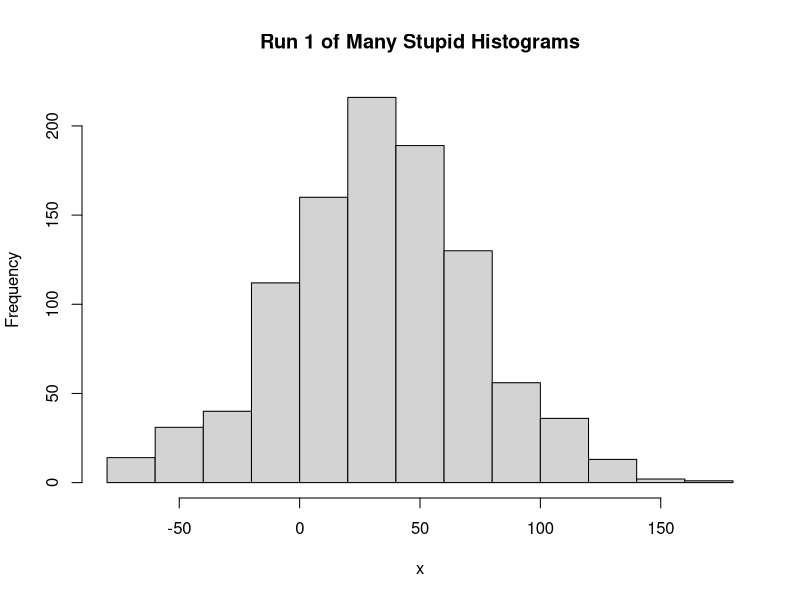

The R source for this figure:
## Paul Johnson
## 2012-10-22

## I returned to this after a long hiatus. I decided to clean up the
## code so it serves as a good, general example of processing command
## line arguments.

## To get the idea of what this does, run this in the shell:

## R  -f r-commandline.R --args myMeanN=88.1231 runI=31 whateverC="hell" nofcasesI=232

## R  -f r-commandline.R --args myMeanN=88.1231 runI=17  whateverC="hell" nofcasesI=2432


## Those values after --args are the program-specific command line
## arguments that are put to use. The program has default values
## that will be used, unless various alternatives are offered
## in the command line.

## How does this help with high performance computing? We want to
## write an R program that runs with default values, but also make it
## possible to run the program over and over again with slightly
## different arguments.  So, for example, we can re-set the random
## generator's seed, the run number or various parameters.

## To make all this work we use the R function commandArgs().  That
## function scans the command line and recognizes arguments. In this
## case, I use the argument trailingOnly = TRUE, so that commandArgs
## only grabs the arguments that are on the command line after the
## keyword --args.

## After scanning the command line arguments, I have to make sense out
## of them. This program shows one example of how it can be
## done. It takes the command arguments, and then tries to tell
## if the values are supposed to be integers, real numbers, or
## a character string.

## This tries to make the parsing of arguments a little smarter,
## and it may come in handy because there can be subtle problems when
## variables that we intend to be integers are seen as others.
##
## You can name variables however you want, but if you add and I, N,
## or C on the end of the variable name, then the program will try to
## do the right thing.

## It will accept variables specified in the ordinary way, as in
## run=17, but it also allows the specification of an integer valued
## variable, as runI=17.

## The function below scans those arguments and turns them into
## variables. So, for example, if we run

## R -f r-commandline.R runI=33 mymeanN=4824.1314 outdirC="hell"
##
## then any of those arguments will be scanned and created as variables
## within the R session. The ones that have N, I and C on the end
## of the variable names will get some special treatment
## to make sure they are set as the correct variable type.

## The suffixes, I, N, and C, are OPTIONAL markers that are used to improve
## value recognition. We want integer arguments to be integers.
## So the arguments should have suffixes I, N and C, for
## I: integer values.
## N: numeric variables (floating point variable).
## C: character variables. should be in quotes on command line.
##
## To show that the suffix is not required, try this:
## Run program like
## R -f r-commandline.R run=33 runI=21
## To see why you might be wise to use it, try this:
## R -f r-commandline.R run=234.131 runI=234.132
## and then check to see what values are received in the variables run and runI


## The "trailingOnly" argument means that we are using only the
## command line arguments that follow the keyword --args.
commArgs <- commandArgs(trailingOnly = TRUE)

print(commArgs)
## For each commandArg, check the variable type, and assign that
## variable. Checks variables named suffixed with I, N and C.
## If an argument is specified with no equal sign and no value,
## then that variable is created and set equal to TRUE.
for (e in commArgs) {
  ta = strsplit(e,"=",fixed=TRUE)
  vname <- ta[[1]][1] ## the name on the left hand side
  if(! is.na(ta[[1]][2])) {
      temp <- ta[[1]][2] ## the value on the right hand side
      if(substr(vname, nchar(vname), nchar(vname)) == "I") {
          temp = as.integer(temp)
      }
      if(substr(vname, nchar(vname), nchar(vname)) == "N") {
      temp = as.numeric(temp)
    }
    if(substr(vname, nchar(vname), nchar(vname)) == "C") {
      temp = as.character(temp)
    }
    assign(vname,temp)
    cat("assigned ", vname," the value of :", temp,".\n")
  } else {
    assign(vname,TRUE)
    cat("assigned ", vname," the value of TRUE\n")
  }
}

## Double-check the command line arguments by retrieving
## the values from the session
for (i in commArgs) {
    ta = strsplit(i, "=", fixed=TRUE)
    print(paste(ta[[1]][1], "is",  get(ta[[1]][1])))
}

## If outdirC was not a command line arg, create it.
if (!exists("outdirC")) outdirC <- "output"
if (!dir.exists(outdirC)) dir.create(outdirC)

## Specify default values if no command line argument is supplied
nofcases <- if(exists("nofcasesI")) nofcasesI else 1000
mymean <- if (exists("mymeanN"))  mymeanN else 33
run <- if (exists("runI")) runI else 001

x <- rnorm(nofcases, mean = mymean, sd = 43)

mean(x)

saveRDS(x, file = file.path(outdirC, paste0("testsave", run,".rds")))

pdf(file = file.path(outdirC, paste0("testGraph", run, ".pdf")), height = 6, width = 6,
    onefile = FALSE, family="Times", paper = "special")
hist(x, main = paste("Run", run, "of Many Stupid Histograms"))
dev.off()

